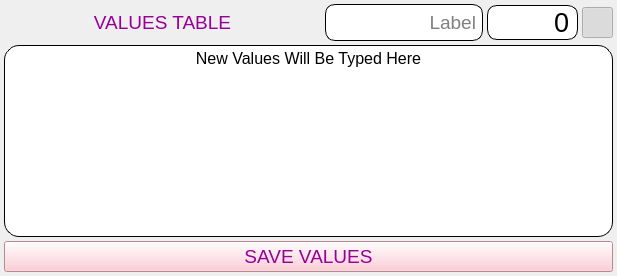
             <widget class="QFrame" name="tableValuesFrame">
              <property name="autoFillBackground">
               <bool>false</bool>
              </property>
              <property name="styleSheet">
               <string notr="true">QFrame#tableValuesFrame {border-color: pink}</string>
              </property>
              <property name="frameShape">
               <enum>QFrame::Box</enum>
              </property>
              <property name="frameShadow">
               <enum>QFrame::Plain</enum>
              </property>
              <property name="lineWidth">
               <number>0</number>
              </property>
              <property name="midLineWidth">
               <number>0</number>
              </property>
              <layout class="QVBoxLayout" name="songsSelectedFrameVLayout_2">
               <property name="spacing">
                <number>4</number>
               </property>
               <property name="leftMargin">
                <number>4</number>
               </property>
               <property name="topMargin">
                <number>4</number>
               </property>
               <property name="rightMargin">
                <number>4</number>
               </property>
               <property name="bottomMargin">
                <number>4</number>
               </property>
               <item>
                <layout class="QHBoxLayout" name="valuesTableHLayoutToggle">
                 <property name="spacing">
                  <number>4</number>
                 </property>
                 <item>
                  <layout class="QHBoxLayout" name="valuesTableHeadingHLayout" stretch="4,2,1">
                   <property name="spacing">
                    <number>4</number>
                   </property>
                   <item>
                    <widget class="QLabel" name="valuesTableHeading">
                     <property name="sizePolicy">
                      <sizepolicy hsizetype="Preferred" vsizetype="Fixed">
                       <horstretch>0</horstretch>
                       <verstretch>0</verstretch>
                      </sizepolicy>
                     </property>
                     <property name="minimumSize">
                      <size>
                       <width>0</width>
                       <height>31</height>
                      </size>
                     </property>
                     <property name="font">
                      <font>
                       <pointsize>14</pointsize>
                      </font>
                     </property>
                     <property name="styleSheet">
                      <string notr="true">border-color: pink;
color: rgb(150,0,150)</string>
                     </property>
                     <property name="text">
                      <string>VALUES TABLE</string>
                     </property>
                     <property name="alignment">
                      <set>Qt::AlignCenter</set>
                     </property>
                     <property name="buddy">
                      <cstring>newValuesTableWidget</cstring>
                     </property>
                    </widget>
                   </item>
                   <item>
                    <widget class="QLineEdit" name="valuesCustomName">
                     <property name="sizePolicy">
                      <sizepolicy hsizetype="Expanding" vsizetype="Fixed">
                       <horstretch>0</horstretch>
                       <verstretch>0</verstretch>
                      </sizepolicy>
                     </property>
                     <property name="minimumSize">
                      <size>
                       <width>91</width>
                       <height>37</height>
                      </size>
                     </property>
                     <property name="baseSize">
                      <size>
                       <width>0</width>
                       <height>37</height>
                      </size>
                     </property>
                     <property name="font">
                      <font>
                       <pointsize>14</pointsize>
                      </font>
                     </property>
                     <property name="styleSheet">
                      <string notr="true">QLineEdit {
  border-color:black;
  border-width: 1px;        
  border-style: solid;
  border-radius: 10px;
  background:white;
  margin:0px;
  padding-right:4px
}</string>
                     </property>
                     <property name="inputMethodHints">
                      <set>Qt::ImhDigitsOnly</set>
                     </property>
                     <property name="text">
                      <string notr="true"/>
                     </property>
                     <property name="maxLength">
                      <number>103</number>
                     </property>
                     <property name="alignment">
                      <set>Qt::AlignRight|Qt::AlignTrailing|Qt::AlignVCenter</set>
                     </property>
                     <property name="readOnly">
                      <bool>false</bool>
                     </property>
                     <property name="placeholderText">
                      <string>Label</string>
                     </property>
                    </widget>
                   </item>
                   <item>
                    <widget class="QLineEdit" name="valuesCount">
                     <property name="sizePolicy">
                      <sizepolicy hsizetype="Expanding" vsizetype="Fixed">
                       <horstretch>0</horstretch>
                       <verstretch>0</verstretch>
                      </sizepolicy>
                     </property>
                     <property name="minimumSize">
                      <size>
                       <width>91</width>
                       <height>0</height>
                      </size>
                     </property>
                     <property name="baseSize">
                      <size>
                       <width>0</width>
                       <height>37</height>
                      </size>
                     </property>
                     <property name="font">
                      <font>
                       <pointsize>20</pointsize>
                      </font>
                     </property>
                     <property name="styleSheet">
                      <string notr="true">QLineEdit {
  border-color:black;
  border-width: 1px;        
  border-style: solid;
  border-radius: 10px;
  background:white;
  margin:0px;
  padding-right:4px
}</string>
                     </property>
                     <property name="inputMethodHints">
                      <set>Qt::ImhDigitsOnly</set>
                     </property>
                     <property name="text">
                      <string notr="true">0</string>
                     </property>
                     <property name="maxLength">
                      <number>100</number>
                     </property>
                     <property name="alignment">
                      <set>Qt::AlignRight|Qt::AlignTrailing|Qt::AlignVCenter</set>
                     </property>
                     <property name="readOnly">
                      <bool>true</bool>
                     </property>
                    </widget>
                   </item>
                  </layout>
                 </item>
                 <item>
                  <widget class="QPushButton" name="displayValuesTableButton">
                   <property name="sizePolicy">
                    <sizepolicy hsizetype="Fixed" vsizetype="Fixed">
                     <horstretch>0</horstretch>
                     <verstretch>0</verstretch>
                    </sizepolicy>
                   </property>
                   <property name="minimumSize">
                    <size>
                     <width>31</width>
                     <height>31</height>
                    </size>
                   </property>
                   <property name="maximumSize">
                    <size>
                     <width>31</width>
                     <height>31</height>
                    </size>
                   </property>
                   <property name="font">
                    <font>
                     <pointsize>14</pointsize>
                    </font>
                   </property>
                   <property name="styleSheet">
                    <string notr="true">border-color: pink;
color: rgb(150,0,150)
</string>
                   </property>
                   <property name="text">
                    <string/>
                   </property>
                   <property name="icon">
                    <iconset resource="resources.qrc">
                     <normaloff>:/icons/resources/icons/down_icon.png</normaloff>
                     <normalon>:/icons/resources/icons/up_icon.png</normalon>:/icons/resources/icons/down_icon.png</iconset>
                   </property>
                   <property name="iconSize">
                    <size>
                     <width>32</width>
                     <height>32</height>
                    </size>
                   </property>
                   <property name="checkable">
                    <bool>true</bool>
                   </property>
                   <property name="checked">
                    <bool>true</bool>
                   </property>
                  </widget>
                 </item>
                </layout>
               </item>
               <item>
                <widget class="QWidget" name="valuesSelectWidget" native="true">
                 <layout class="QVBoxLayout" name="songsSelectWidgetVLayout_2">
                  <property name="spacing">
                   <number>4</number>
                  </property>
                  <property name="leftMargin">
                   <number>0</number>
                  </property>
                  <property name="topMargin">
                   <number>0</number>
                  </property>
                  <property name="rightMargin">
                   <number>0</number>
                  </property>
                  <property name="bottomMargin">
                   <number>0</number>
                  </property>
                  <item>
                   <widget class="QTableWidget" name="newValuesTableWidget">
                    <property name="minimumSize">
                     <size>
                      <width>0</width>
                      <height>170</height>
                     </size>
                    </property>
                    <property name="font">
                     <font>
                      <pointsize>10</pointsize>
                      <weight>50</weight>
                      <bold>false</bold>
                     </font>
                    </property>
                    <property name="styleSheet">
                     <string notr="true">QTableWidget QTableCornerButton::section {
  background-color:pink;
  border: none;
  /* border-right: 1px solid rgb(100, 100, 215);
  border-bottom: 1px solid rgb(100, 100, 215);
  border-top: 0px;
  border-left: 0px;*/
  border-top-left-radius: 15px
}

QHeaderView::section::horizontal {
  font-size:12pt;
  padding-bottom:6px;
  background-color: pink;
  border: none;
  /*border-right: 1px solid rgb(100, 100, 215);*/
  border-bottom: 1px solid rgb(100, 100, 215);
 }

QHeaderView::section::horizontal::last {
  border-right: 0px;
  border-top-right-radius: 15px
}

QHeaderView::section::horizontal::first {
  border-left: 0px;
  border-top-left-radius: 15px
}

QHeaderView::section::horizontal::only-one {
  background-color: transparent;
  border: none;
  border-left: 0px;
  border-top-left-radius: 15px;
  border-right: 0px;
  border-top-right-radius: 15px
}

QHeaderView::section::vertical {
  background-color:pink;
  border: none;
  border-right: 1px solid rgb(100, 100, 215);
  /*border-bottom: 1px solid lightgrey;*/
  padding-left: 9px;
 }

QHeaderView::section::vertical::last {
  border-bottom: 0px;
  border-bottom-left-radius: 15px
}

QHeaderView {
  border:0px;
  background-color: transparent;
  border-radius: 15px
}

QTableView {
  border-color:black;
  border-width: 1px;        
  border-style: solid;
  border-radius: 15px;
  background-color:white;
  alternate-background-color: lavenderblush;
  gridline-color:pink
}

QAbstractScrollArea::corner {
  background: transparent
}

QScrollBar {
  border: 1px solid black;
  background: white;
  border-radius: 12px;
  margin: 0px
}

QScrollBar::handle {
 border: 1px solid pink;
  background:pink;
  border-radius: 9px;
}

QScrollBar::sub-line, QScrollBar::add-line {
  background:transparent;
  subcontrol-origin:margin;
}

QScrollBar::left-arrow, QScrollBar::right-arrow,
QScrollBar::add-page, 
QScrollBar::sub-page {
  background:transparent
}

QScrollBar:horizontal {
  height:25px
}

QScrollBar:vertical {
  width: 25px
}

QScrollBar::sub-line:horizontal {
  width: 0px;
  subcontrol-position:left
}

QScrollBar::add-line:horizontal {
  width: 0px;
  subcontrol-position:right
}

QScrollBar::sub-line:vertical {
  height: 0px;
  subcontrol-position: top
}

QScrollBar::add-line:vertical {
  height: 0px;
  subcontrol-position: bottom
}</string>
                    </property>
                    <property name="alternatingRowColors">
                     <bool>true</bool>
                    </property>
                    <attribute name="horizontalHeaderMinimumSectionSize">
                     <number>39</number>
                    </attribute>
                    <attribute name="horizontalHeaderStretchLastSection">
                     <bool>true</bool>
                    </attribute>
                    <attribute name="verticalHeaderVisible">
                     <bool>false</bool>
                    </attribute>
                    <attribute name="verticalHeaderDefaultSectionSize">
                     <number>30</number>
                    </attribute>
                    <attribute name="verticalHeaderMinimumSectionSize">
                     <number>50</number>
                    </attribute>
                    <attribute name="verticalHeaderStretchLastSection">
                     <bool>false</bool>
                    </attribute>
                    <column>
                     <property name="text">
                      <string>New Values Will Be Typed Here</string>
                     </property>
                     <property name="font">
                      <font>
                       <pointsize>9</pointsize>
                      </font>
                     </property>
                    </column>
                   </widget>
                  </item>
                  <item>
                   <widget class="QPushButton" name="saveValuesButton">
                    <property name="sizePolicy">
                     <sizepolicy hsizetype="MinimumExpanding" vsizetype="MinimumExpanding">
                      <horstretch>0</horstretch>
                      <verstretch>0</verstretch>
                     </sizepolicy>
                    </property>
                    <property name="minimumSize">
                     <size>
                      <width>0</width>
                      <height>31</height>
                     </size>
                    </property>
                    <property name="font">
                     <font>
                      <pointsize>14</pointsize>
                      <stylestrategy>PreferAntialias</stylestrategy>
                     </font>
                    </property>
                    <property name="styleSheet">
                     <string notr="true">QPushButton {
border-color:rgb(150,0,150);
background: pink;
color:rgb(150,0,150);
}

:pressed {
  background: rgb(255, 160,180)
}
</string>
                    </property>
                    <property name="text">
                     <string>SAVE VALUES</string>
                    </property>
                    <property name="iconSize">
                     <size>
                      <width>16</width>
                      <height>23</height>
                     </size>
                    </property>
                   </widget>
                  </item>
                 </layout>
                </widget>
               </item>
              </layout>
             </widget>
